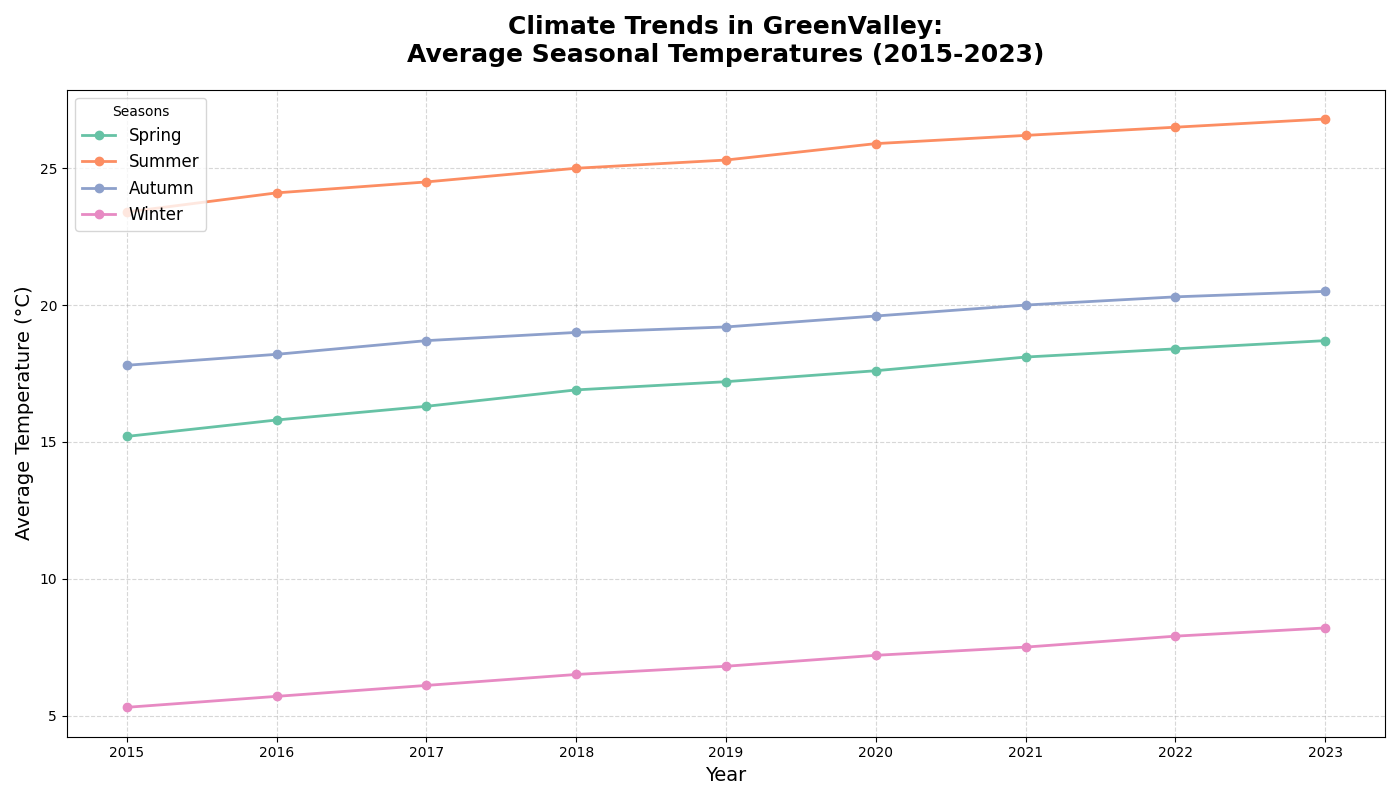

Write Python code to recreate this figure.
import matplotlib.pyplot as plt
import numpy as np

# Data: Annual average temperatures in GreenValley for each season from 2015 to 2023
years = np.array([2015, 2016, 2017, 2018, 2019, 2020, 2021, 2022, 2023])
spring_temps = np.array([15.2, 15.8, 16.3, 16.9, 17.2, 17.6, 18.1, 18.4, 18.7])
summer_temps = np.array([23.4, 24.1, 24.5, 25.0, 25.3, 25.9, 26.2, 26.5, 26.8])
autumn_temps = np.array([17.8, 18.2, 18.7, 19.0, 19.2, 19.6, 20.0, 20.3, 20.5])
winter_temps = np.array([5.3, 5.7, 6.1, 6.5, 6.8, 7.2, 7.5, 7.9, 8.2])

colors = ['#66c2a5', '#fc8d62', '#8da0cb', '#e78ac3']

plt.figure(figsize=(14, 8))

plt.plot(years, spring_temps, color=colors[0], marker='o', linestyle='-', linewidth=2, markersize=6, label='Spring')
plt.plot(years, summer_temps, color=colors[1], marker='o', linestyle='-', linewidth=2, markersize=6, label='Summer')
plt.plot(years, autumn_temps, color=colors[2], marker='o', linestyle='-', linewidth=2, markersize=6, label='Autumn')
plt.plot(years, winter_temps, color=colors[3], marker='o', linestyle='-', linewidth=2, markersize=6, label='Winter')

plt.title('Climate Trends in GreenValley:\nAverage Seasonal Temperatures (2015-2023)', fontsize=18, fontweight='bold', pad=20)
plt.xlabel('Year', fontsize=14)
plt.ylabel('Average Temperature (°C)', fontsize=14)

plt.grid(True, linestyle='--', alpha=0.5)
plt.legend(loc='upper left', title="Seasons", fontsize=12)
plt.xticks(years)
plt.tight_layout()

plt.show()
